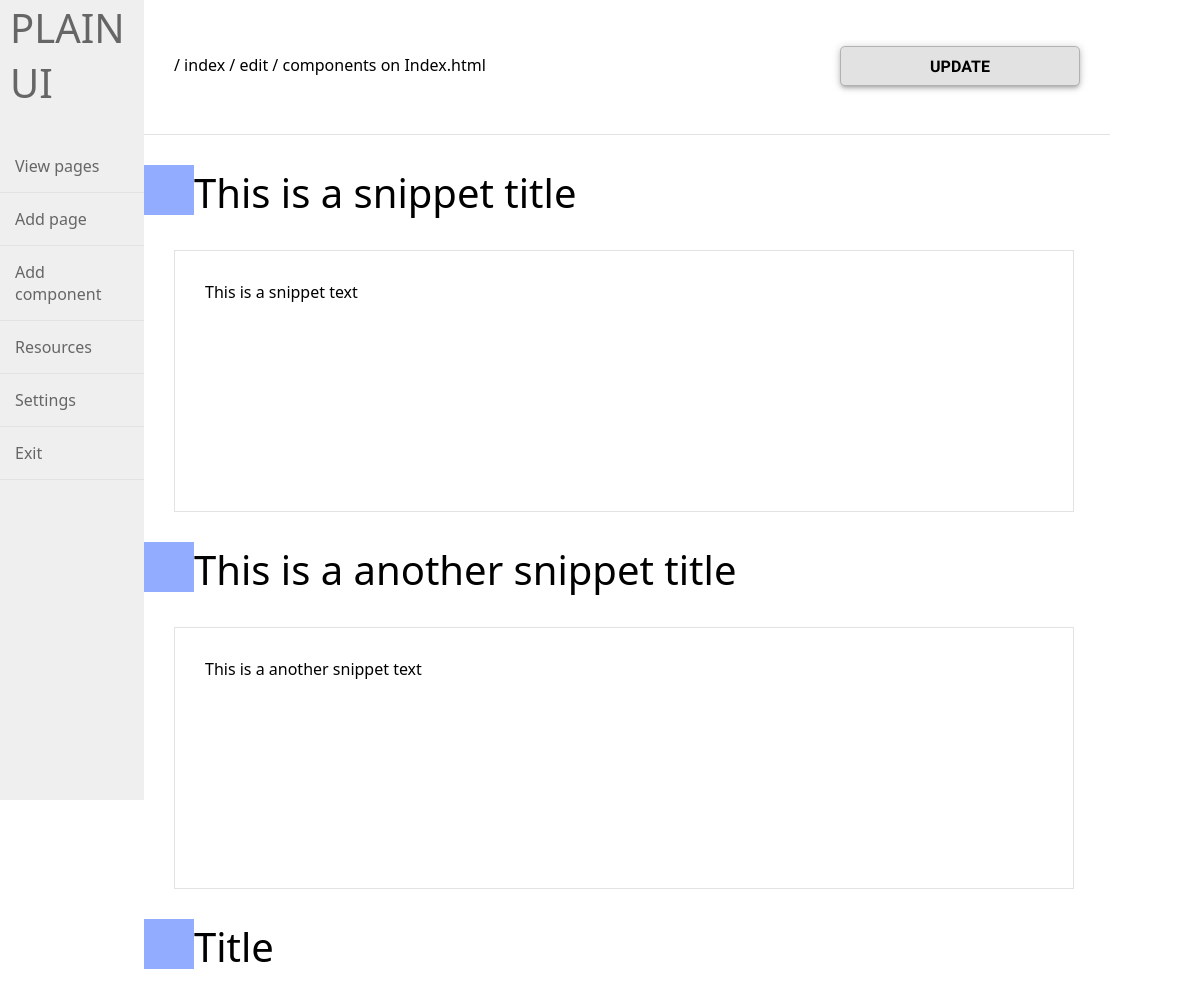
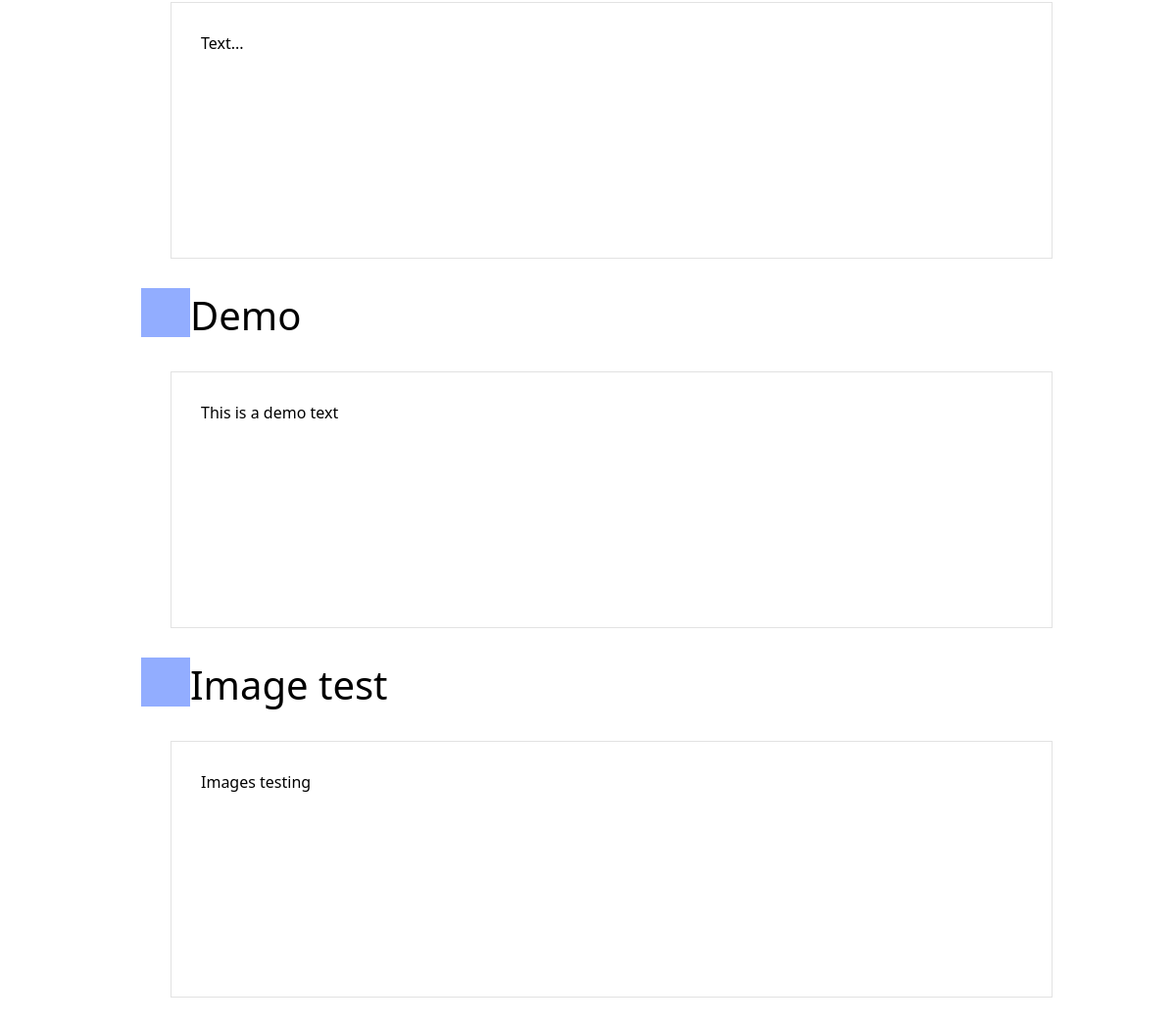
/components/edit/1/ (signed in), run on the app's committed database (2 pictures, top to bottom).
### tables this page shows
CREATE TABLE `pages` (
  `id` int(11) NOT NULL,
  `page_name` varchar(255) NOT NULL,
  `sub` int(11) NOT NULL
);

CREATE TABLE `components` (
  `id` int(11) NOT NULL,
  `pid` int(11) NOT NULL,
  `component_title` tinytext NOT NULL,
  `component_text` longtext NOT NULL,
  `component_image` varchar(255) NOT NULL
);

### resources/PHP/Class.DB.php (called while the page is built, shortened)
<?php
class DB {
	private static $instance;
	private $connection;
	private function __construct() {
		$this->connection = new mysqli(HOST,USERNAME,PASSWORD,DATABASE);
		$this->connection->set_charset(CHARSET);
	}
	public static function init() {
		if(is_null(self::$instance)) {
			self::$instance = new DB();
		}
		return self::$instance;
	}
	public function __call($name, $args){
		if(method_exists($this->connection, $name)) {
			 return call_user_func_array(array($this->connection, $name), $args);
		} else {
			 trigger_error('Unknown Method ' . $name . '()', E_USER_WARNING);
			 return false;
		}
	}
}
class sql {
	protected $database;
	public function __construct() {
		$this->database = DB::init();
	}
	public function select($table,$query,$col,$value) {
		$value = isset($value) ? $value : exit;
		$q = "SELECT ".$this->clean($query,'query')." FROM ".$this->clean($table,'table')." WHERE ".$this->clean($col,'cols')." = ?";
		$stmt  = $this->database->prepare($q);
		if(is_int($value)) {
			$stmt->bind_param("i", $value);
			} else {
			$stmt->bind_param("s", $value);
		}
		if($stmt != NULL) {
			if($stmt->execute()) {
			$stmt->store_result();
			$res = [];
			$data = [];
			$array = [];
			$meta = $stmt->result_metadata();
			while($field = $meta->fetch_field()) {
				  $res[] = &$data[$field->name];
			}
			call_user_func_array(array($stmt, 'bind_result'), $res);
			$i=0;
			while($stmt->fetch()) {
				  $array[$i] = array();
				  foreach($data as $k=>$v)
				  $array[$i][$k] = $v;
				  $i++;
			}
			}
		}
		return $array;
	}
	public function intcast($int) {
		if($int >=0) {
			$int = intval($int);
			$int = (int)$int;
		}
		return (int)$int;
	}
	public function clean($string,$method='') {
		$data = '';
		switch($method) {
			case 'num':
				$data =  preg_replace('/[0-9]+/','', $string);
			break;
			case 'encode':
				$data =  htmlspecialchars($string,ENT_QUOTES,'UTF-8');
			break;
			case 'query':
				$search  = ['`','"','\'',';'];
				$replace = ['','','',''];
				$data = str_replace($search,$replace,$string);
			break;
			case 'cols':
				$search  = ['`','"','\'',';'];
				$replace = ['','','',''];
				$data = str_replace($search,$replace,$string);
			break;
			case 'table':
				$search  = ['`','"',',','\'',';','.','$','%'];
				$replace = ['','','','','','','',''];
				$data = str_replace($search,$replace,$string);
			break;
			}
		return $data;
	}
}
?>

### core/Header.php (called while the page is built, shortened)
<?php
	include("../resources/PHP/Class.DB.php");
	$db = new sql();
?>

### core/EditComponents.php (the view, shortened to what this page needs)
<?php
	include("Header.php");
	if(isset($_REQUEST['pid'])) {
		$pageid = $db->intcast($_REQUEST['pid']);
	}
	$table    = 'components';
	$column   = 'pid';
	$value    =  $pageid;
	$operator = '*';
	$result = $db->select($table,$operator,$column,$value);
	$table    = 'pages';
	$column   = 'id';
	$value    =  $pageid;
	$operator = '*';
	$result_header = $db->select($table,$operator,$column,$value);
?>
<!DOCTYPE html>
<html>
<head>
<?php include("Meta.php");?>
</head>
<body>
<div class="container">
	<header class="header">
	<?php include("Navigation.php");?>
	</header>
	<nav class="nav">
	/ index / edit / components on <?php echo $result_header[0]['page_name'];?> <input type="submit" onclick="plainui.post();" class="btn" value="update" />
	</nav>
	<article class="main">
	<form name="post" action="" method="POST" id="form" autocomplete="off" data-lpignore="true" enctype="multipart/form-data">
	<?php
	for($i=0;$i<count($result);$i++){
		if($result[$i]["component_image"] !='') {
			$image = str_replace('../','',$result[$i]["component_image"]);
				if(!file_exists(str_replace(SITE,'',$image))) {
					$image = "../../../resources/content/thumb.png";
				}
			} else {
			$image = "../../../resources/content/thumb.png";
		}
	?>
		<img src="<?php echo $image;?>" width="50" style="float:left;"/>
		<h1><div name="" contentEditable="true" id="titleditor-<?php echo $i;?>" oninput="plainui.proc('titleditor-<?php echo $i;?>','component_title_<?php echo $i;?>');"><?php echo $db->clean($result[$i]['component_title'],'encode');?></div></h1>
		<div name="component_text" contentEditable="true" name="post-message" class="texteditor" id="texteditor-<?php echo $i;?>" oninput="plainui.proc('texteditor-<?php echo $i;?>','component_text_<?php echo $i;?>');" placeholder="Write..."><?php echo $result[$i]['component_text'];?></div>
	<?php
	}
	?>
	</form>
	</article>
</div>
</body>
</html>

### assets/css/tokens.css (style rules this page uses)
:root { --backdrop: #fff; --flower-red: #e23241; --flower-fuchsia: #bf045b; --flower-pink: #d95555; --flower-creme: #d98d62; --petal-yellow: #fce27d; --red: #b42d40; --lightred: #ff9c9c; --green: #14cc00; --lightgreen: #cbd187; --blue: #2d73b4; --lightblue: #9ccfff; --magenta: #9933cc; --lightmagenta: #f3c5fd; --black: #000000; --lightblack: #666666; --white: #ffffff; --lightwhite: #fffdf5; --grey: #b1b1b1; --lightgrey: #e2e2e2; --transparent: rgba(0, 0, 0, 0); --font-family: "Segoe UI", "Cantarell", sans-serif; --font-family-input: "Cantarell", sans-serif; --fontsize-small: 14px; --fontsize-medium: 24px; --fontsize-large: 32px; --fontsize-xlarge: 40px; --fontweight-normal: normal; --fontweight-bold: bold; --spacing-small: 5px; --spacing-medium: 10px; --spacing-large: 20px; --spacing-xlarge: 30px; --shadow-small: 0 1px 1px 0 rgba(0,0,0,0.12), 0 2px 1px -1px rgba(0,0,0,0.12), 0 1px 3px 0 rgba(0,0,0,0.20); --shadow-medium: 0 3px 4px 0 rgba(0,0,0,0.12), 0 3px 3px -2px rgba(0,0,0,0.12), 0 1px 8px 0 rgba(0,0,0,0.20); --shadow-large: 0 6px 10px 0 rgba(0,0,0,0.12), 0 1px 18px 0 rgba(0,0,0,0.12), 0 3px 5px -1px rgba(0,0,0,0.20); --viewwidth-small: 10vw; --viewwidth-medium: 20vw; --viewwidth-large: 50vw; --viewwidth-xlarge: 100vw; }
* { font-family: var(--font-family); }
html, body { padding: 0px; margin: 0px; }
input { font-family: var(--font-family-input); font-weight: var(--fontweight-normal); padding: 0.6em; margin: var(--spacing-xlarge); border: 1px solid var(--lightgrey); display: block; border-radius: 0.3em; width: var(--viewwidth-medium); font-size: var(--font-medium); }
input[type=button],input[type=submit],input[type=reset] { width: var(--viewwidth-medium); background-color: var(--lightgrey) !important; border: 1px solid var(--grey) !important; color: var(--black); box-shadow: var(--shadow-medium); font-weight: var(--fontweight-bold); text-transform: uppercase; width: 15em; cursor: pointer; }
h1, h2, h3, h4, h5, h6 { font-family: var(--font-family); margin: 0em; padding: 0em; }
h1 { font-weight: 100; font-size: var(--fontsize-xlarge); margin-bottom: var(--spacing-xlarge); }
body { background-color: #ffffff; margin: 0; padding: 0; }
.container { width: 100%; overflow: hidden; position: relative; }
.header { background-color: #efefef; height: 100vh; width: 12%; float: left; display: inline-block; }
.nav { background-color: rgba(0, 0, 0, 0); height: 134px; line-height: 130px; width: 78%; padding-left: var(--spacing-xlarge); float: left; display: block; border-bottom: 1px solid var(--lightgrey); }
.main { background-color: rgba(0, 0, 0, 0); width: 80%; float: left; display: block; margin-top: var(--spacing-xlarge); }
.texteditor { border: 1px solid var(--lightgrey); box-shadow: --shadow-large; height: 200px; outline: none; padding: var(--spacing-xlarge); margin: var(--spacing-xlarge); }
h1 { margin-left: var(--spacing-xlarge); }
.btn { margin-right: var(--spacing-xlarge); float:right; margin-top: 46px; }

### data on the page
pages: page_name "Index.html"
components: component_image (picture), component_title "This is a snippet title", component_text "This is a snippet text"
components: component_image (picture), component_title "This is a another snippet title", component_text "This is a another snippet text"
components: component_image (picture), component_title "Title", component_text "Text..."
components: component_image (picture), component_title "Demo", component_text "This is a demo text"
components: component_image (picture), component_title "Image test", component_text "Images testing"
